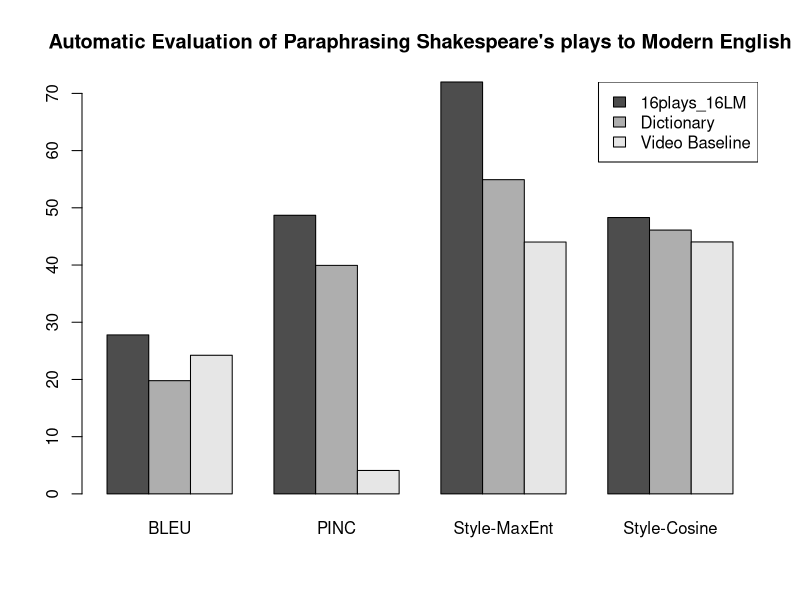

The R source for this figure:
systems = c('16plays_16LM', 'Dictionary', 'Video Baseline')
metrics = c('BLEU', 'PINC', 'Style-MaxEnt', 'Style-Cosine')
BLEU = c(27.79, 19.79, 24.23)
PINC = c(48.70, 39.94, 4.09)
sMaxEnt = c(71.99, 54.92, 44.02)
sCosine = c(48.30, 46.11, 44.04)

pdf('shakespeare_to_modern.pdf', width=8, height=5)

barplot(
	t(rbind(BLEU, PINC, sMaxEnt, sCosine)),
	names.arg=metrics, beside=TRUE)
title("Automatic Evaluation of Paraphrasing Shakespeare's plays to Modern English")

#legend("topright", legend=c('BLEU', 'PINC', 'Style-MaxEnt', 'Style-Cosine'), fill=(gray.colors(n=4)))
legend("topright", legend=systems, fill=(gray.colors(n=3)))

dev.off()